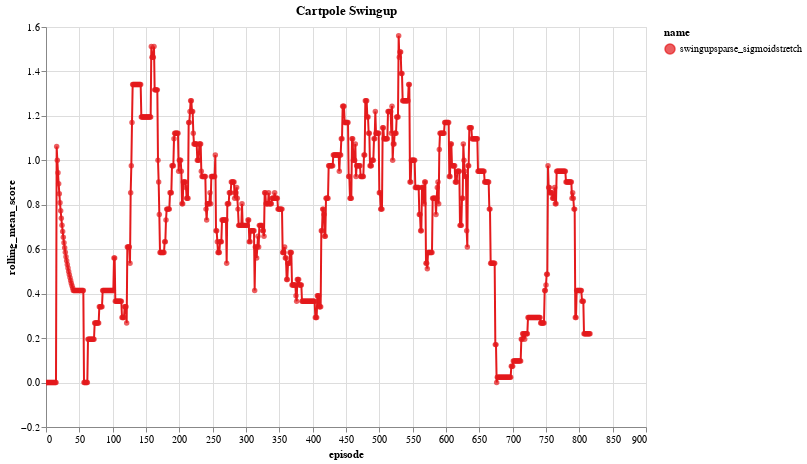

The notebook cell saved with this chart:
### Code cell
data = pd.concat([
    load_jobs('swingupsparse*'),

], sort=False)

subset = data
subset = subset[subset['eval'] == False]
subset = subset[subset['episode'] <= 1000]
chart = alt.Chart(subset, title="Cartpole Swingup").mark_line().encode(
    x='episode',
    y='rolling_mean_score:Q',
    color='name',
    detail='eval',
    tooltip=['episode', 'score', 'novelty_score']
).transform_window(
    rolling_mean_score='mean(score)',
    frame=[-40, 0]
).transform_window(
    rolling_mean_novelty='mean(novelty_score)',
    frame=[-40, 0]
)
chart + chart.mark_circle().encode().interactive()

### Figure 1 — Vega-Lite specification as saved in the notebook (floating-point values rounded to 4 significant figures; data arrays with more than 128 entries replaced by an {"elided": "..."} marker saying what was removed)
{"config": {"view": {"height": 400, "width": 600}, "range": {"category": {"scheme": "set1"}, "ordinal": {"scheme": "set1"}}, "legend": {"labelLimit": 0}, "background": "white"}, "layer": [{"mark": "line", "encoding": {"color": {"type": "nominal", "field": "name"}, "detail": {"type": "nominal", "field": "eval"}, "tooltip": [{"type": "quantitative", "field": "episode"}, {"type": "quantitative", "field": "score"}, {"type": "quantitative", "field": "novelty_score"}], "x": {"type": "quantitative", "field": "episode"}, "y": {"type": "quantitative", "field": "rolling_mean_score"}}, "title": "Cartpole Swingup", "transform": [{"window": [{"op": "mean", "field": "score", "as": "rolling_mean_score"}], "frame": [-40, 0]}, {"window": [{"op": "mean", "field": "novelty_score", "as": "rolling_mean_novelty"}], "frame": [-40, 0]}]}, {"mark": "circle", "encoding": {"color": {"type": "nominal", "field": "name"}, "detail": {"type": "nominal", "field": "eval"}, "tooltip": [{"type": "quantitative", "field": "episode"}, {"type": "quantitative", "field": "score"}, {"type": "quantitative", "field": "novelty_score"}], "x": {"type": "quantitative", "field": "episode"}, "y": {"type": "quantitative", "field": "rolling_mean_score"}}, "selection": {"selector082": {"type": "interval", "bind": "scales", "encodings": ["x", "y"]}}, "title": "Cartpole Swingup", "transform": [{"window": [{"op": "mean", "field": "score", "as": "rolling_mean_score"}], "frame": [-40, 0]}, {"window": [{"op": "mean", "field": "novelty_score", "as": "rolling_mean_novelty"}], "frame": [-40, 0]}]}], "data": {"name": "data-a7664f16f08403969dfc2df78d3599ac"}, "$schema": "https://vega.github.io/schema/vega-lite/v4.8.1.json", "datasets": {"data-a7664f16f08403969dfc2df78d3599ac": {"elided": "816 records"}}}
